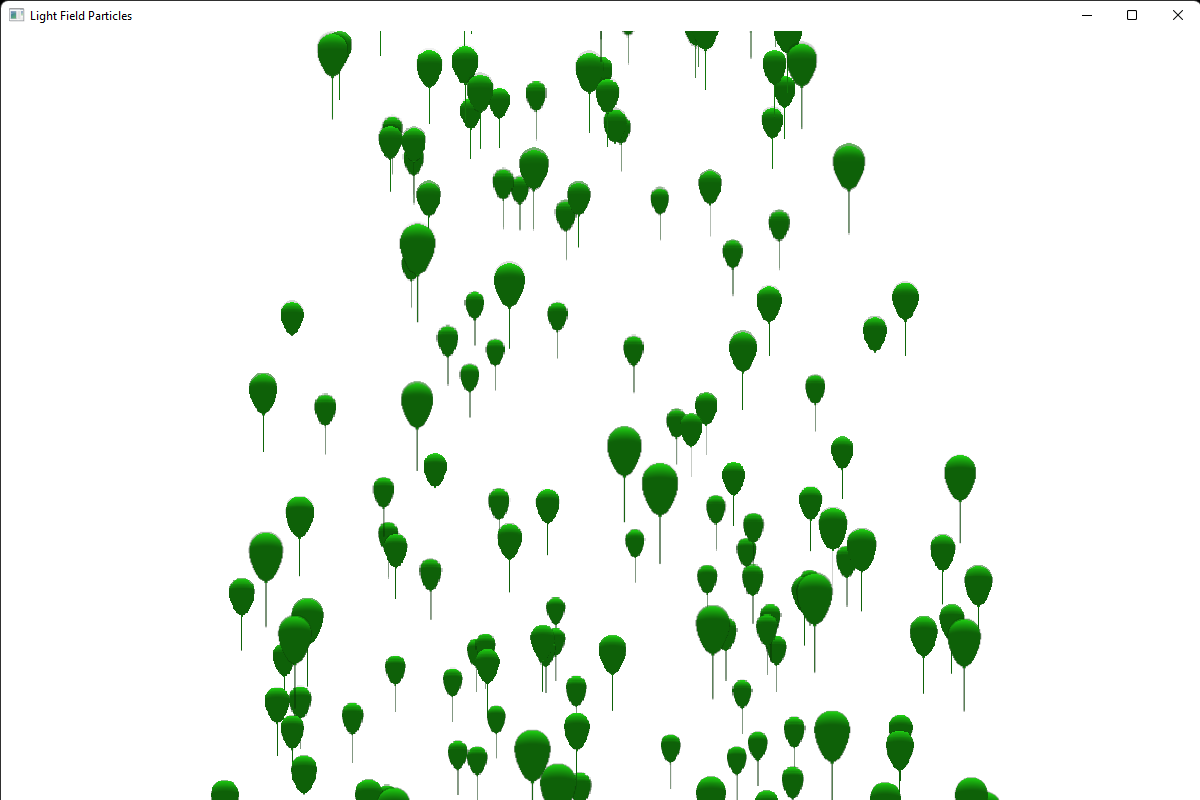
#> input picture application/scripts/lightfield.png, 1200 x 800 px
$ python psnr_ssim.py
#> lines starting #> are read from the running program, lines starting #| are printed output that depends on the picture; long printed decimals are rounded
# calculates PSNR, SSIM and MSE for two images

import cv2
from skimage.metrics import structural_similarity as ssim
from skimage.metrics import mean_squared_error
from skimage.util import random_noise
import numpy as np

lightfield = cv2.imread("lightfield.png")
#> lightfield is the input picture: shape (800, 1200, 3); mean B, G, R 233, 241.6, 233.6
no_lightfield = cv2.imread("nolightfield.png")
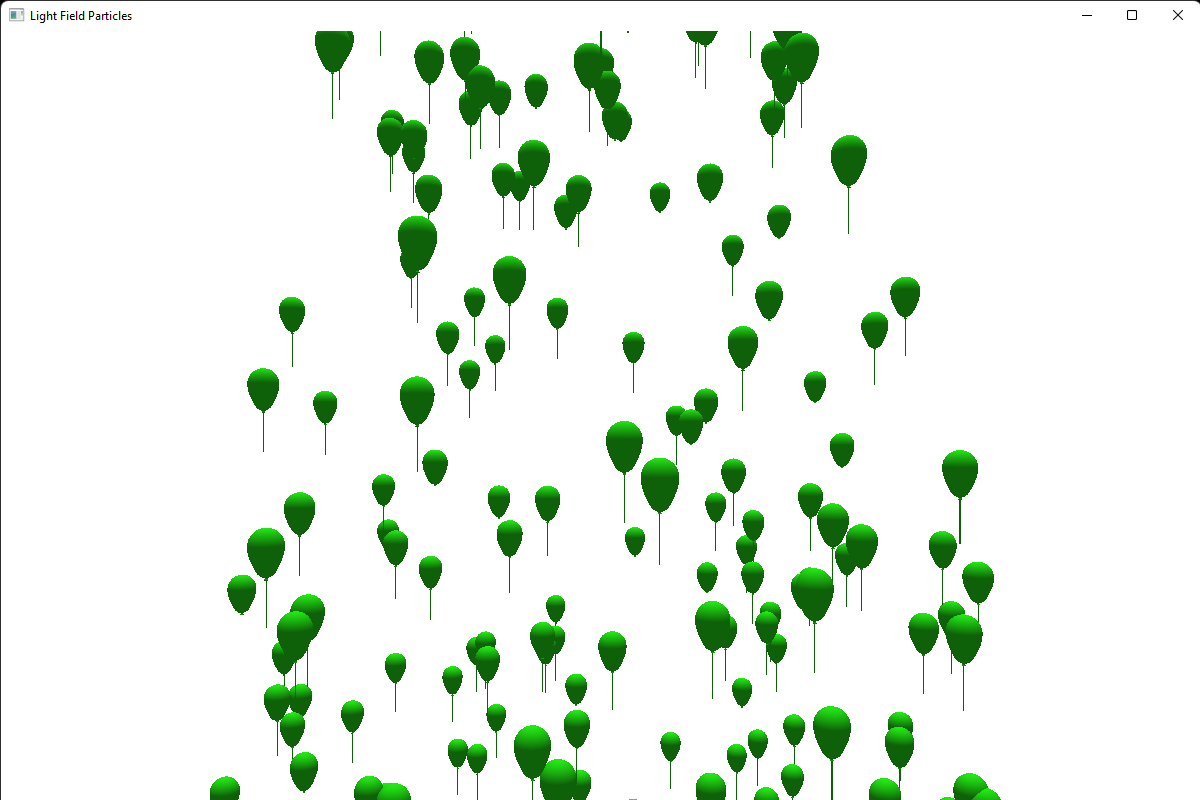
#> input picture application/scripts/nolightfield.png, 1200 x 800 px
#> no_lightfield is the input picture: shape (800, 1200, 3); mean B, G, R 230.1, 241, 230.8

lightfield = cv2.cvtColor(lightfield, cv2.COLOR_BGR2GRAY)
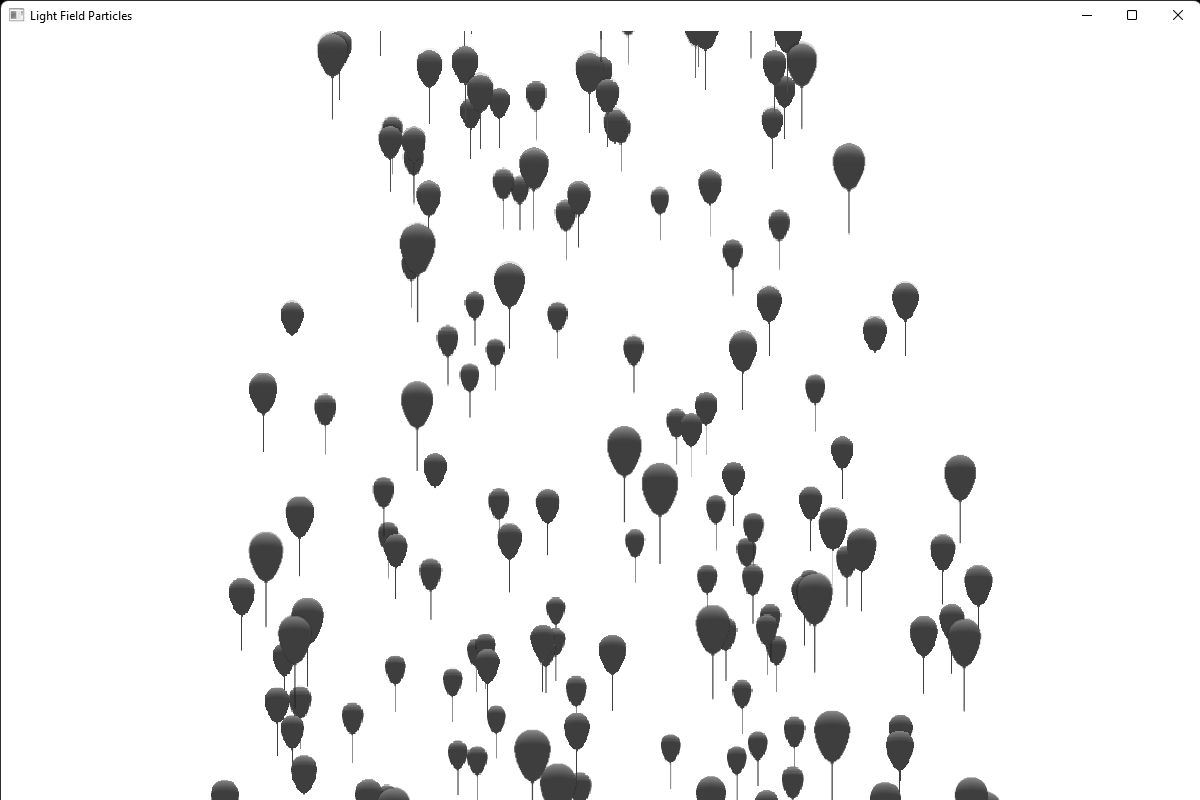
#> lightfield: shape (800, 1200); min 0, max 255, mean 238.2
no_lightfield = cv2.cvtColor(no_lightfield, cv2.COLOR_BGR2GRAY)
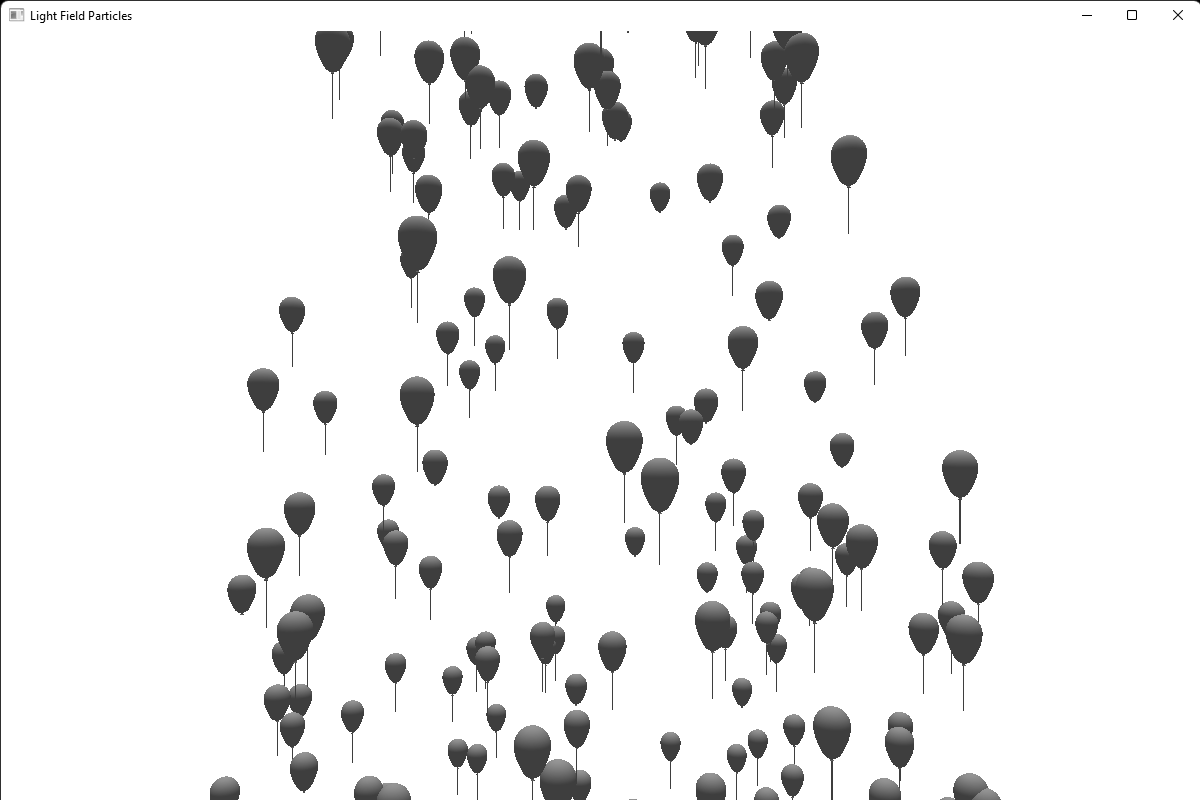
#> no_lightfield: shape (800, 1200); min 0, max 255, mean 236.7
noise_img = random_noise(lightfield,  mode='s&p', amount=1.0)
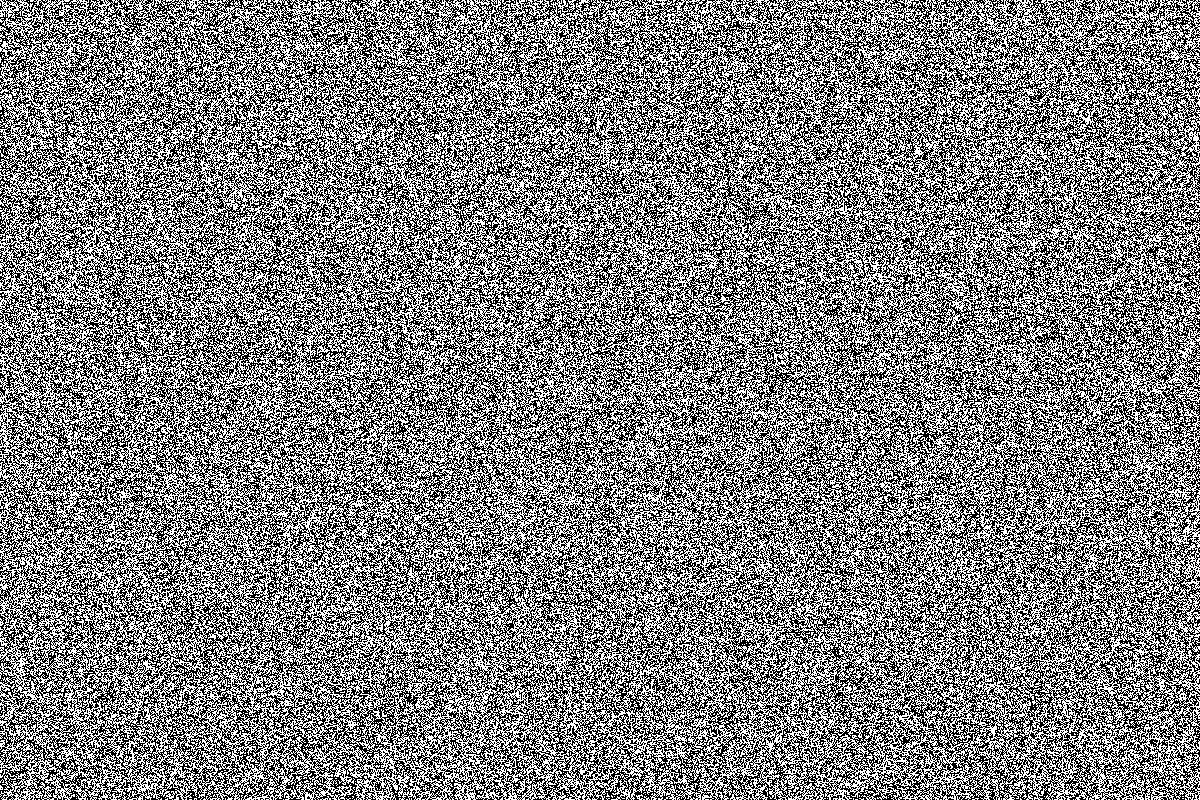
#> noise_img: shape (800, 1200) float64; values 0 (black) and 1 (white), 50% white in thin lines or dots
noise_img = np.array(255*noise_img, dtype='uint8')
#> noise_img: shape (800, 1200); 50% white in thin lines or dots

rpsnr = cv2.PSNR(lightfield, no_lightfield)
#> rpsnr = 20.68
rssim = ssim(lightfield, no_lightfield)
#> rssim = 0.923
rmse = mean_squared_error(lightfield, no_lightfield)
#> rmse = 556.1

noise_rpsnr = cv2.PSNR(lightfield, noise_img)
#> noise_rpsnr = 3.18
noise_rssim = ssim(lightfield, noise_img)
#> noise_rssim = 0.00312
noise_rmse = mean_squared_error(lightfield, noise_img)
#> noise_rmse = 31297.5

print(f"PSNR: {rpsnr} | SSIM: {rssim} | MSE: {rmse}")
#| PSNR: 20.679 | SSIM: 0.9233 | MSE: 556.083

print(f"Noise PSNR: {noise_rpsnr} | SSIM: {noise_rssim} | MSE: {noise_rmse}")
#| Noise PSNR: 3.176 | SSIM: 0.003122 | MSE: 31297.496
